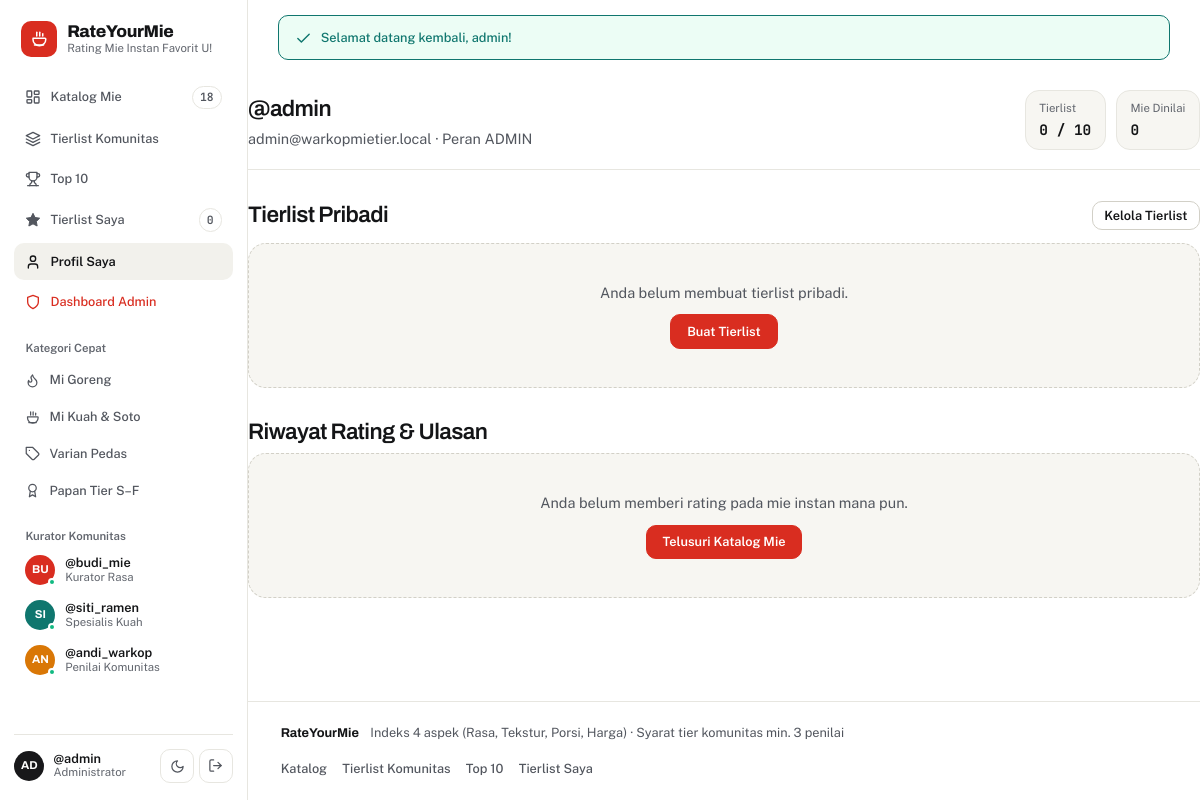
Page /pages/profile.php (signed in) on the earlier database version.
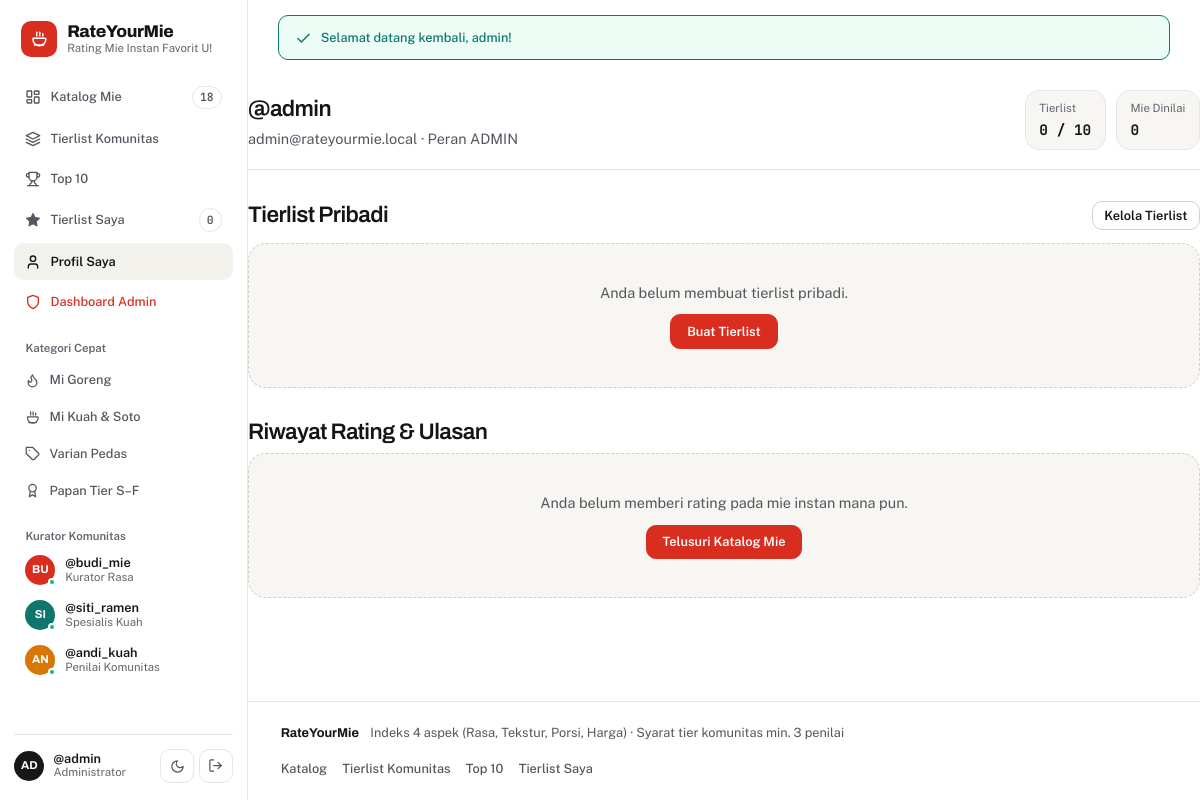
Same page on the later database version.
### tables this page shows
CREATE TABLE users (
  id INT UNSIGNED AUTO_INCREMENT PRIMARY KEY,
  username VARCHAR(50) NOT NULL UNIQUE,
  email VARCHAR(255) NOT NULL UNIQUE,
  password_hash VARCHAR(255) NOT NULL,
  role ENUM('user','admin') NOT NULL DEFAULT 'user',
  email_verified TINYINT(1) NOT NULL DEFAULT 0,
  created_at DATETIME NOT NULL DEFAULT CURRENT_TIMESTAMP
);

### config/database.php (called while the page is built, shortened)
<?php
function db(): PDO
{
    static $pdo = null;
    if ($pdo instanceof PDO) {
        return $pdo;
    }
    $dsn = sprintf(
        'mysql:host=%s;port=%s;dbname=%s;charset=utf8mb4',
        DB_HOST,
        DB_PORT,
        DB_NAME
    );
    try {
        $pdo = new PDO($dsn, DB_USER, DB_PASS, [
            PDO::ATTR_ERRMODE            => PDO::ERRMODE_EXCEPTION,
            PDO::ATTR_DEFAULT_FETCH_MODE => PDO::FETCH_ASSOC,
            PDO::ATTR_EMULATE_PREPARES   => false,
        ]);
    } catch (PDOException $e) {
        error_log('Database connection error: ' . $e->getMessage());
        http_response_code(500);
        exit('Terjadi gangguan koneksi ke basis data. Pastikan layanan MySQL/MariaDB aktif dan database "rating_mie" telah dibuat.');
    }
    return $pdo;
}

### includes/auth.php (called while the page is built, shortened)
<?php
require_once __DIR__ . '/../config/database.php';
require_once __DIR__ . '/helpers.php';
function current_user(): ?array
{
    static $cachedUser = false;
    if ($cachedUser !== false) {
        return $cachedUser;
    }
    $stmt = db()->prepare('SELECT id, username, email, role, email_verified, created_at FROM users WHERE id = :id LIMIT 1');
    $stmt->execute([':id' => (int) $_SESSION['user_id']]);
    $user = $stmt->fetch();
    $cachedUser = $user;
    return $cachedUser;
}
function require_login(bool $asJson = false): array
{
    $user = current_user();
    if ($user !== null) {
        return $user;
    }
}

### pages/profile.php (the view, shortened to what the changed rows need)
<?php
require_once __DIR__ . '/../includes/auth.php';
$user = require_login();
include __DIR__ . '/../includes/header.php';
?>
<main id="main-content" class="container section-block">
    <section class="page-head">
        <div class="page-head-copy">
            <h1>@<?= e($user['username']) ?></h1>
            <p><?= e($user['email']) ?> · Peran <?= e(strtoupper((string) $user['role'])) ?></p>
        </div>
    </section>
    <section class="profile-section">
        <div class="section-head-row">
            <h2>Tierlist Pribadi</h2>
        </div>
    </section>
    <section class="profile-section">
        <h2>Riwayat Rating &amp; Ulasan</h2>
    </section>
</main>
<?php include __DIR__ . '/../includes/footer.php'; ?>

### includes/header.php (shortened to what the changed rows need)
<?php
require_once __DIR__ . '/auth.php';
$currentUser = current_user();
$isInAdmin = str_contains(str_replace('\\', '/', $_SERVER['SCRIPT_NAME'] ?? ''), '/admin/');
$sidebarCurators = [];
try {
    $pdoHeader = db();
    $curStmt = $pdoHeader->query("SELECT username, role FROM users WHERE role = 'user' ORDER BY id ASC LIMIT 3");
    $sidebarCurators = $curStmt ? $curStmt->fetchAll() : [];
} catch (Throwable $ignored) {
    $sidebarNoodleCount = 0;
    $sidebarTierlistCount = 0;
    $sidebarCurators = [];
}
$curatorAvatars = ['#D92D20', '#0F766E', '#D97706', '#2563EB'];
$curatorRoles = ['Kurator Rasa', 'Spesialis Kuah', 'Penilai Komunitas'];
?>
<!DOCTYPE html>
<html lang="id">
<head>
    <link rel="stylesheet" href="<?= e(base_url('assets/css/style.css')) ?>">
</head>
<body data-base-url="<?= e(base_url()) ?>" class="<?= $isInAdmin ? 'is-admin-body' : 'is-public-body' ?>">
    <div class="app-shell">
        <aside class="app-sidebar" aria-label="<?= $isInAdmin ? 'Navigasi Panel Pengelola' : 'Navigasi Utama RateYourMie' ?>">
            <?php if (!empty($sidebarCurators)): ?>
                <div class="sidebar-subsection">
                    <div class="sidebar-curators">
                        <?php foreach ($sidebarCurators as $idx => $cur): ?>
                            <?php
                            $cName = (string) ($cur['username'] ?? 'kurator');
                            $cInit = mb_strtoupper(mb_substr($cName, 0, 2, 'UTF-8'), 'UTF-8');
                            $cBg = $curatorAvatars[$idx % count($curatorAvatars)];
                            $cRole = $curatorRoles[$idx % count($curatorRoles)];
                            ?>
                            <div class="sidebar-curator-row">
                                <span class="curator-avatar" style="background-color:<?= e($cBg) ?>;" aria-hidden="true">
                                    <?= e($cInit) ?>
                                    <span class="curator-dot"></span>
                                </span>
                                <div class="curator-info">
                                    <strong>@<?= e($cName) ?></strong>
                                    <span><?= e($cRole) ?></span>
                                </div>
                            </div>
                        <?php endforeach; ?>
                    </div>
                </div>
            <?php endif; ?>
            <div class="sidebar-footer">
                <?php if ($currentUser !== null): ?>
                    <div class="sidebar-user-card">
                        <a href="<?= e(base_url($isInAdmin ? 'admin/index.php' : 'pages/profile.php')) ?>" class="sidebar-user-ident">
                            <span class="curator-avatar curator-avatar-dark" aria-hidden="true">
                                <?= e(mb_strtoupper(mb_substr((string) ($currentUser['username'] ?? 'U'), 0, 2, 'UTF-8'), 'UTF-8')) ?>
                            </span>
                            <div class="curator-info">
                                <strong>@<?= e($currentUser['username'] ?? 'user') ?></strong>
                                <span><?= ($currentUser['role'] ?? '') === 'admin' ? 'Administrator' : 'Anggota' ?></span>
                            </div>
                        </a>
                        <div class="sidebar-footer-actions">
                            <button type="button" class="theme-toggle-btn js-theme-toggle" aria-pressed="false" aria-label="Ganti tema tampilan" title="Ganti tema Terang / Gelap">
                                <span class="theme-icon-light"><?= svg_icon('moon', 15) ?></span>
                            </button>
                            <form action="<?= e(base_url('auth/logout.php')) ?>" method="post" class="inline-logout-form">
                                <button type="submit" class="icon-action-btn" aria-label="Logout" title="Keluar dari akun">
                                    <?= svg_icon('logout', 15) ?>
                                </button>
                            </form>
                        </div>
                    </div>
                <?php endif; ?>
            </div>
        </aside>
        <div class="app-main-area">

Differences in the rows shown:
changed users "AN": username "andi_warkop" → "andi_kuah"
changed users "admin": email "admin@warkopmietier.local" → "admin@rateyourmie.local"
